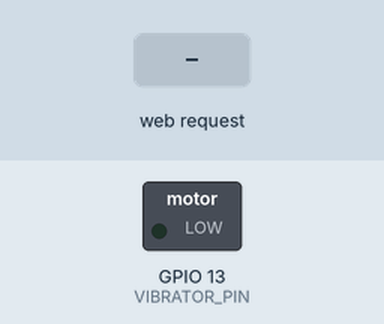
A sketch run on a simulated ESP32. On the bench: switched loads named in the sketch (green lamp = pin HIGH). The test bench sets the inputs (shaded band). WiFi joins after 1.5 s; servers stay silent unless stated; what the sketch prints to the serial monitor is not drawn.

Above: at 2.7 s.
2.8 s: HTTP request GET /red/player?intensity=1 received
At 3.8 s:
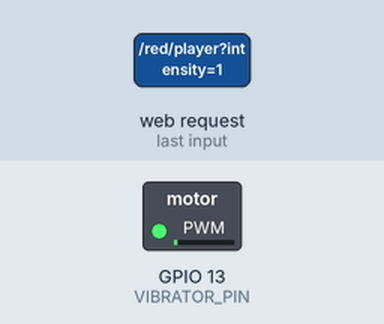
4.3 s: HTTP request GET /red/player?intensity=120 received
At 4.9 s:
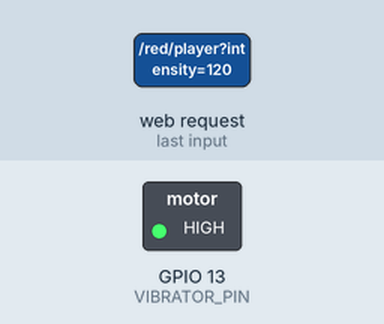
5.8 s: HTTP request GET /red/goal?intensity=1 received
At 7.0 s:
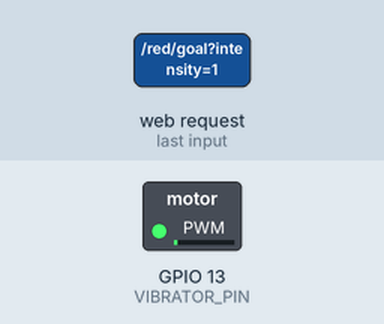
7.3 s: HTTP request GET /red/goal?intensity=120 received
At 8.4 s:
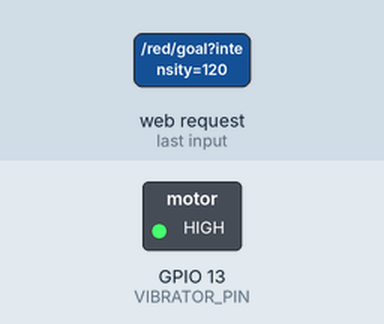
Timing chart, 0 to 9.8 s (numbered marks = the images above; inputs shaded):
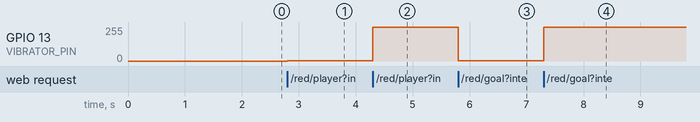

Measured:
- after the input at 2.8 s, GPIO 13 (VIBRATOR_PIN): 0/255 → 2/255 at once
- after the input at 4.3 s, GPIO 13 (VIBRATOR_PIN): 2/255 → 255/255 at once
- after the input at 5.8 s, GPIO 13 (VIBRATOR_PIN): 255/255 → 2/255 at once
- after the input at 7.3 s, GPIO 13 (VIBRATOR_PIN): 2/255 → 255/255 at once

The sketch:

esp32_haptic_driver.ino
```cpp
/*
 * Batsense - Haptic Feedback Firmware
 * ----------------------------------
 * This script runs on an ESP32 to control a vibration motor
 * based on HTTP requests sent by the Batsense Vision System.
 */

#include <WiFi.h>
#include <WebServer.h>

// --- CONFIGURATION ---
const char* ssid = "YOUR_WIFI_NAME";
const char* password = "YOUR_WIFI_PASSWORD";

// Define the GPIO pin where your vibration motor is connected
// In your images, verify which pin you are using (e.g., GPIO 12 or 13)
const int VIBRATOR_PIN = 13;

// PWM Settings
const int freq = 5000;
const int vibratorChannel = 0;
const int resolution = 8; // 0-255 range

WebServer server(80);

// --- HANDLERS ---

void handleVibration() {
  if (server.hasArg("intensity")) {
    String intensityVal = server.arg("intensity");
    int intensityPercent = intensityVal.toInt(); // 0 to 100

    // Map 0-100% to 0-255 for PWM
    int pwmValue = map(intensityPercent, 0, 100, 0, 255);

    ledcWrite(vibratorChannel, pwmValue);

    Serial.print("Vibration Intensity Received: ");
    Serial.print(intensityPercent);
    Serial.println("%");

    server.send(200, "text/plain", "OK");
  } else {
    server.send(400, "text/plain", "Missing intensity argument");
  }
}

void setup() {
  Serial.begin(115200);

  // Configure PWM for the motor
  ledcSetup(vibratorChannel, freq, resolution);
  ledcAttachPin(VIBRATOR_PIN, vibratorChannel);

  // Connect to WiFi
  WiFi.begin(ssid, password);
  Serial.print("Connecting to WiFi");
  while (WiFi.status() != WL_CONNECTED) {
    delay(500);
    Serial.print(".");
  }

  Serial.println("");
  Serial.print("Connected! IP address: ");
  Serial.println(WiFi.localIP());

  /* * SETUP ROUTES
   * IMPORTANT: Update the path below to match the specific
   * role of this ESP32 (e.g., "/red/player", "/red/goal", etc.)
   */
  server.on("/red/player", HTTP_GET, handleVibration);
  server.on("/red/goal", HTTP_GET, handleVibration);
  server.on("/blue/player", HTTP_GET, handleVibration);
  server.on("/blue/goal", HTTP_GET, handleVibration);

  server.begin();
  Serial.println("HTTP server started");
}

void loop() {
  server.handleClient();
}
```
